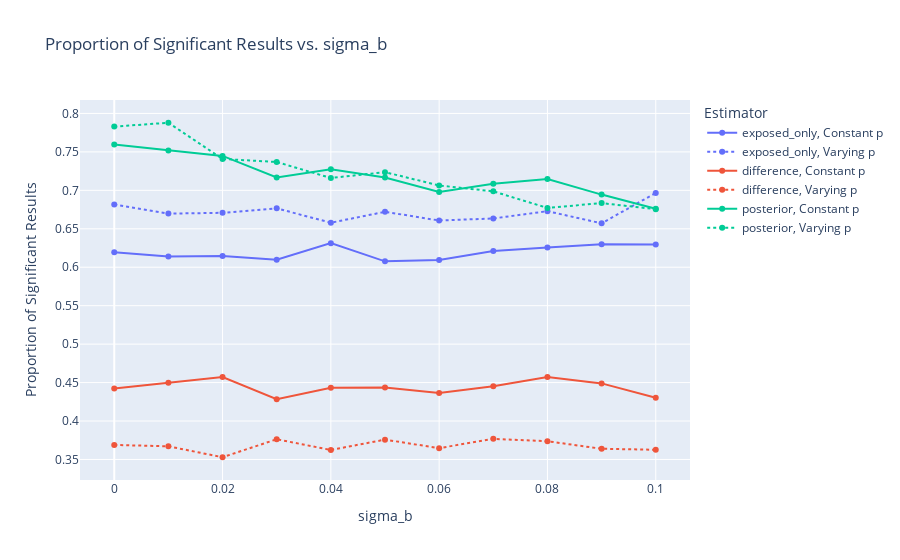

The notebook cell saved with this chart:
### Code cell
# Create the plot using Plotly
fig_prop_signif = px.line(
    pd.concat(
        [
            df_const_p.assign(LineStyle="Constant p"),
            df_vary_p.assign(LineStyle="Varying p"),
        ]
    ),
    x="sigma_b",
    y="prop_signif",
    color="estimator",
    line_dash="LineStyle",
    markers=True,
    title="Proportion of Significant Results vs. sigma_b",
    labels={"sigma_b": "sigma_b", "prop_signif": "Proportion of Significant Results"},
)

# Update the legend to remove linestyle
fig_prop_signif.update_layout(legend_title_text="Estimator")

fig_prop_signif.show()

### Figure 1 — Plotly figure (JSON) as saved in the notebook; plotly's stock layout.template omitted (floating-point values rounded to 4 significant figures)
{"data": [{"hovertemplate": "estimator=exposed_only<br>LineStyle=Constant p<br>sigma_b=%{x}<br>Proportion of Significant Results=%{y}<extra></extra>", "legendgroup": "exposed_only, Constant p", "line": {"color": "#636efa", "dash": "solid"}, "marker": {"symbol": "circle"}, "mode": "lines+markers", "name": "exposed_only, Constant p", "orientation": "v", "showlegend": true, "type": "scatter", "x": [0.0, 0.01, 0.02, 0.03, 0.04, 0.05, 0.06, 0.07, 0.08, 0.09, 0.1], "xaxis": "x", "y": [0.6195, 0.6139, 0.6145, 0.6097, 0.6313, 0.6076, 0.6095, 0.6211, 0.6255, 0.63, 0.6295], "yaxis": "y"}, {"hovertemplate": "estimator=exposed_only<br>LineStyle=Varying p<br>sigma_b=%{x}<br>Proportion of Significant Results=%{y}<extra></extra>", "legendgroup": "exposed_only, Varying p", "line": {"color": "#636efa", "dash": "dot"}, "marker": {"symbol": "circle"}, "mode": "lines+markers", "name": "exposed_only, Varying p", "orientation": "v", "showlegend": true, "type": "scatter", "x": [0.0, 0.01, 0.02, 0.03, 0.04, 0.05, 0.06, 0.07, 0.08, 0.09, 0.1], "xaxis": "x", "y": [0.6816, 0.6697, 0.6708, 0.6766, 0.6579, 0.6721, 0.6608, 0.6634, 0.6729, 0.6571, 0.6966], "yaxis": "y"}, {"hovertemplate": "estimator=difference<br>LineStyle=Constant p<br>sigma_b=%{x}<br>Proportion of Significant Results=%{y}<extra></extra>", "legendgroup": "difference, Constant p", "line": {"color": "#EF553B", "dash": "solid"}, "marker": {"symbol": "circle"}, "mode": "lines+markers", "name": "difference, Constant p", "orientation": "v", "showlegend": true, "type": "scatter", "x": [0.0, 0.01, 0.02, 0.03, 0.04, 0.05, 0.06, 0.07, 0.08, 0.09, 0.1], "xaxis": "x", "y": [0.4424, 0.4497, 0.4571, 0.4284, 0.4432, 0.4437, 0.4366, 0.4453, 0.4574, 0.4489, 0.4303], "yaxis": "y"}, {"hovertemplate": "estimator=difference<br>LineStyle=Varying p<br>sigma_b=%{x}<br>Proportion of Significant Results=%{y}<extra></extra>", "legendgroup": "difference, Varying p", "line": {"color": "#EF553B", "dash": "dot"}, "marker": {"symbol": "circle"}, "mode": "lines+markers", "name": "difference, Varying p", "orientation": "v", "showlegend": true, "type": "scatter", "x": [0.0, 0.01, 0.02, 0.03, 0.04, 0.05, 0.06, 0.07, 0.08, 0.09, 0.1], "xaxis": "x", "y": [0.3689, 0.3671, 0.3529, 0.3763, 0.3624, 0.3758, 0.3647, 0.3768, 0.3737, 0.3639, 0.3626], "yaxis": "y"}, {"hovertemplate": "estimator=posterior<br>LineStyle=Constant p<br>sigma_b=%{x}<br>Proportion of Significant Results=%{y}<extra></extra>", "legendgroup": "posterior, Constant p", "line": {"color": "#00cc96", "dash": "solid"}, "marker": {"symbol": "circle"}, "mode": "lines+markers", "name": "posterior, Constant p", "orientation": "v", "showlegend": true, "type": "scatter", "x": [0.0, 0.01, 0.02, 0.03, 0.04, 0.05, 0.06, 0.07, 0.08, 0.09, 0.1], "xaxis": "x", "y": [0.7595, 0.7518, 0.7447, 0.7168, 0.7274, 0.7166, 0.6979, 0.7087, 0.7147, 0.6945, 0.6761], "yaxis": "y"}, {"hovertemplate": "estimator=posterior<br>LineStyle=Varying p<br>sigma_b=%{x}<br>Proportion of Significant Results=%{y}<extra></extra>", "legendgroup": "posterior, Varying p", "line": {"color": "#00cc96", "dash": "dot"}, "marker": {"symbol": "circle"}, "mode": "lines+markers", "name": "posterior, Varying p", "orientation": "v", "showlegend": true, "type": "scatter", "x": [0.0, 0.01, 0.02, 0.03, 0.04, 0.05, 0.06, 0.07, 0.08, 0.09, 0.1], "xaxis": "x", "y": [0.7829, 0.7879, 0.7408, 0.7368, 0.7161, 0.7237, 0.7063, 0.6987, 0.6771, 0.6834, 0.6755], "yaxis": "y"}], "layout": {"legend": {"title": {"text": "Estimator"}, "tracegroupgap": 0}, "title": {"text": "Proportion of Significant Results vs. sigma_b"}, "xaxis": {"anchor": "y", "domain": [0, 1], "title": {"text": "sigma_b"}}, "yaxis": {"anchor": "x", "domain": [0, 1], "title": {"text": "Proportion of Significant Results"}}}}
